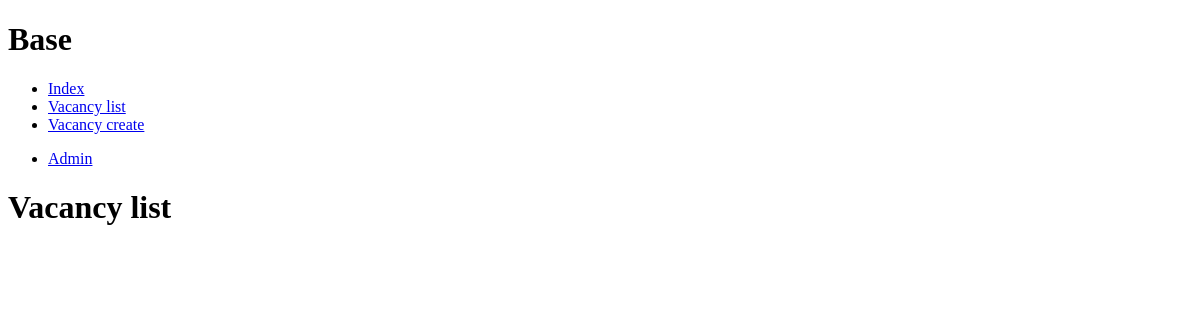
/list/, run on an earlier commit of the app's database.
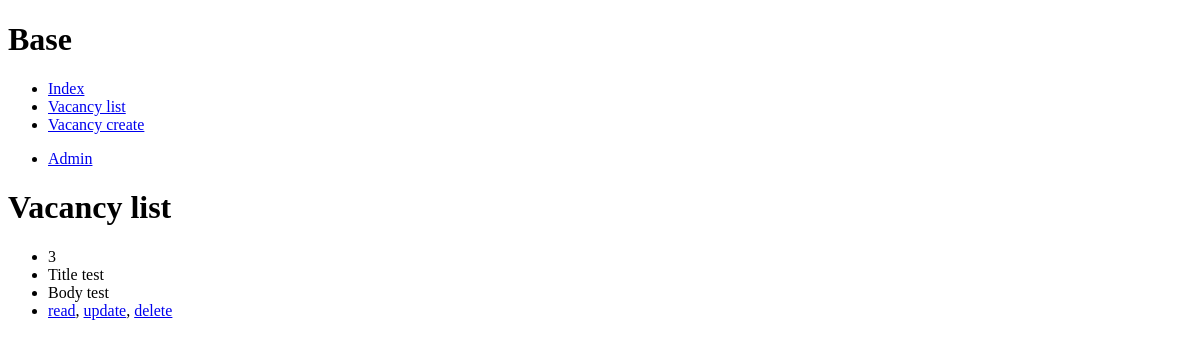
And on a later commit of the database.
### core/models.py (models this page shows, shortened)
class Vacancy(models.Model):
	title = models.CharField(max_length=30)
	body = models.CharField(max_length=1000)

### core/views.py (the view)
# urls.py: path('list/', views.VacancyListView.as_view(), name='vacancy_list'),
class VacancyListView(ListView):
    model = Vacancy

### core/templates/core/vacancy_list.html
{% extends 'core/base.html' %}
{% block content %}
<h1>Vacancy list</h1>
{% for vacancy in vacancy_list %}
<ul>
	<li>{{ vacancy.pk }}</li>
	<li>{{ vacancy.title }}</li>
	<li>{{ vacancy.body }}</li>
	<li><a href="{% url 'vacancy_detail' vacancy.pk %}">read</a>,
	<a href="{% url 'vacancy_update' vacancy.pk %}">update</a>,
	<a href="{% url 'vacancy_delete' vacancy.pk %}">delete</a></li>
</ul>
{% endfor %}
{% endblock %}

What changed in the data, as far as the page shows it:
added Vacancy: pk "3", title "Title test", body "Body test"
